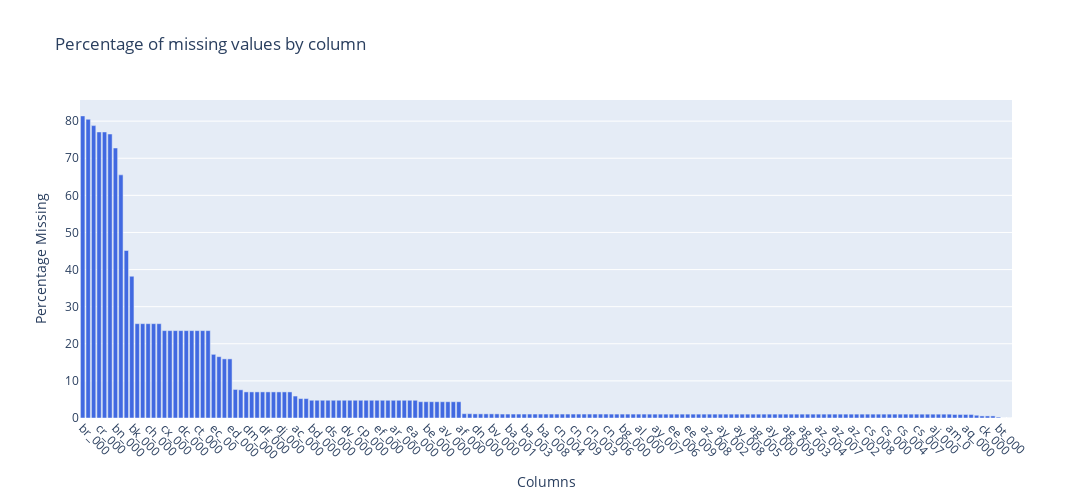

Write notebook code for a chart like this one.
### Code cell
# plotly  :  missing values count each column


missing = df.isna().sum().div(df.shape[0]).mul(100).to_frame().sort_values(by=0, ascending=False)

fig = go.Figure(data= go.Bar(x = missing.index, y = missing[0], marker_color='royalblue'))

fig.update_layout(title="Percentage of missing values by column", xaxis_title = "Columns",yaxis_title="Percentage Missing", xaxis_tickangle=45, height=500, width= 1200)
fig.show()

### Figure 1 — Plotly figure (JSON) as saved in the notebook; plotly's stock layout.template omitted (floating-point values rounded to 4 significant figures; data arrays with more than 128 entries replaced by an {"elided": "..."} marker saying what was removed)
{"data": [{"marker": {"color": "royalblue"}, "type": "bar", "x": {"elided": "171 str values"}, "y": {"elided": "171 float values"}}], "layout": {"height": 500, "title": {"text": "Percentage of missing values by column"}, "width": 1200, "xaxis": {"tickangle": 45, "title": {"text": "Columns"}}, "yaxis": {"title": {"text": "Percentage Missing"}}}}
